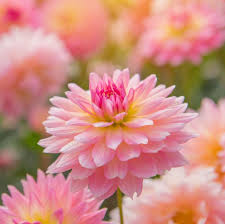
#> input picture 3. Computer Vision and Image Augmentations/resources/color.jpg, 225 x 224 px
$ jupyter execute --allow-errors '3.2 Convolution.ipynb'
#> lines starting #> are read from the running program, lines starting #| are printed output that depends on the picture
# 3.2 Convolution Tutorial
This tutorial brifly visulaises the convoutional opertor.
By Zac Todd

[cell 1]
import os
import cv2
import skimage.io
import numpy as np
import matplotlib.pyplot as plt


IMAGES_DIR = f"{os.getcwd()}/resources"

Loading in the base image. skimage.io can also be used to load images and loads them as np.ndarray in RGB format.

[cell 2]
image = skimage.io.imread(f"{IMAGES_DIR}/color.jpg")
#> image is the input picture: shape (224, 225, 3); mean R, G, B 206.6, 140.2, 130.9
plt.imshow(image)
plt.show()

Examples of one dimension convolution:

[cell 3]
print(np.convolve([1, 2, 3, 4, 5], [1]))
print(np.convolve([1, 2, 3, 4, 5], [0, 1, 0.5]))

For two dimension convolution the function cv2.filter2D(...) can be used to convolve a kernel with an image.
For example:
```python
result = cv2.filter2D(image, -1, kernel)
```

Examples of two dimension convolution:

[cell 4]
sharpen = np.array(
    [
        [0, -1, 0],
        [-1, 5, -1],
        [0, -1, 0]
    ]
)
plt.imshow(cv2.filter2D(image, -1, sharpen))
plt.show()
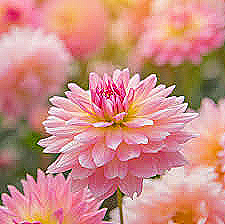
#> shown: shape (224, 225, 3); mean R, G, B 205.4, 140.2, 131.1

[cell 5]
laplacian = np.array(
    [
        [0, 1, 0],
        [1, -4, 1],
        [0, 1, 0]
    ]
)
plt.imshow(cv2.filter2D(image, -1, laplacian))
plt.show()
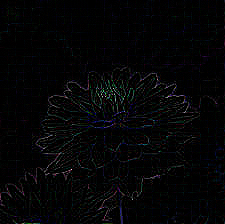
#> shown: shape (224, 225, 3); mean R, G, B 4.7, 4.9, 5.8

[cell 6]
left_sobel = np.array(
    [
        [1, 0, -1],
        [2, 0, -2],
        [1, 0, -1]
    ]
)
plt.imshow(cv2.filter2D(image, -1, left_sobel))
plt.show()
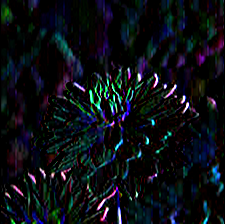
#> shown: shape (224, 225, 3); mean R, G, B 11.8, 15.6, 20.4

$ run again, with 3. Computer Vision and Image Augmentations/resources/cat.jpg copied over 3. Computer Vision and Image Augmentations/resources/color.jpg
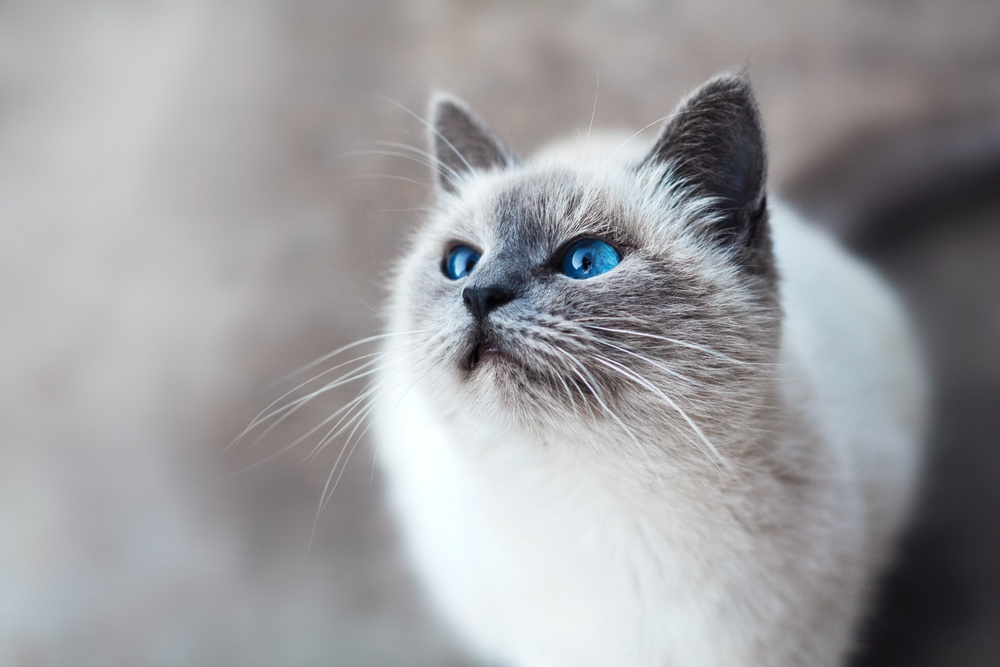
#> input picture 3. Computer Vision and Image Augmentations/resources/cat.jpg, 1000 x 667 px, shrunk from 5184 x 3456 before the run
#> image is the input picture: shape (667, 1000, 3); mean R, G, B 157.2, 156.9, 159.4
#> `plt.show()`:
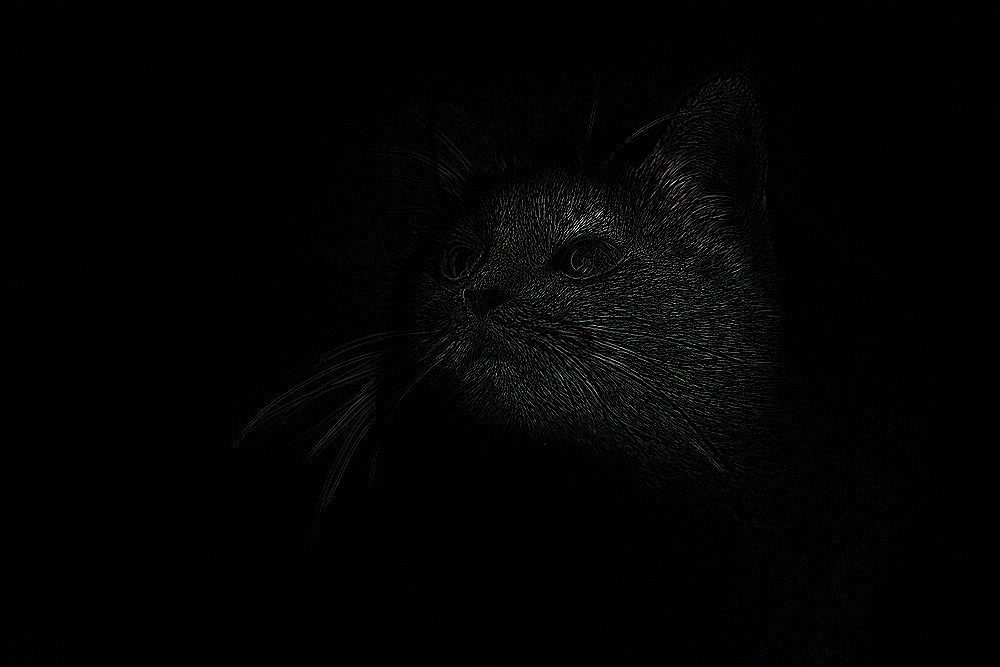
#> shown: shape (667, 1000, 3); mean R, G, B 3.3, 3.3, 3.3
#> `plt.show()`:
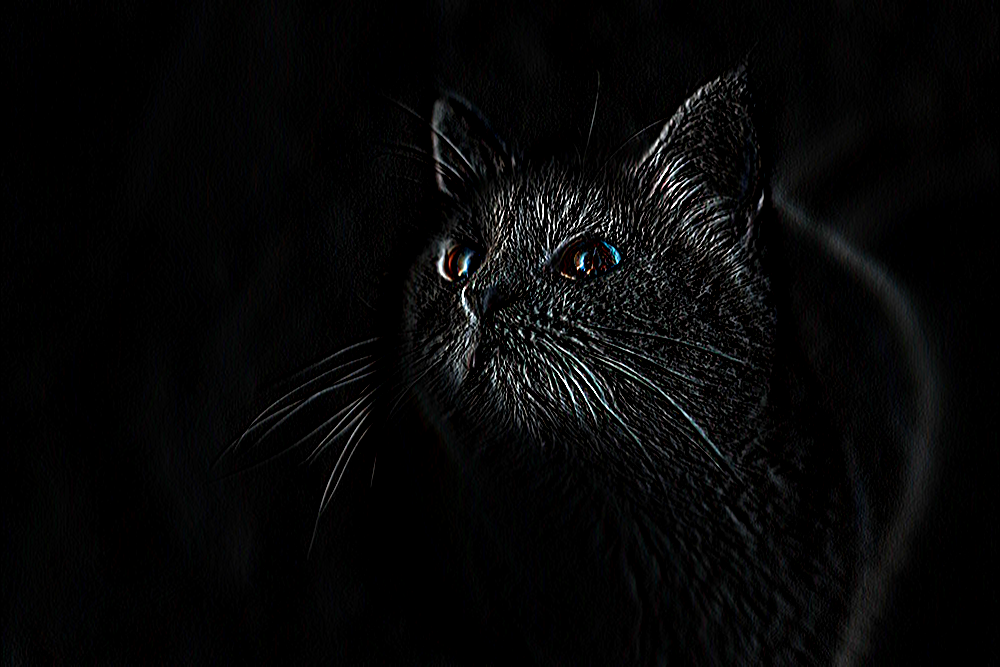
#> shown: shape (667, 1000, 3); mean R, G, B 6.8, 7, 7.1
